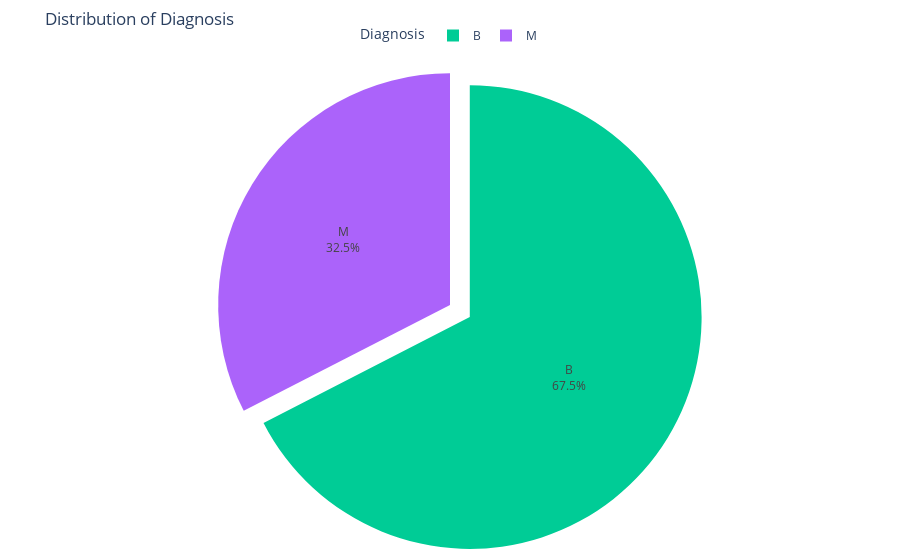

The code cell stored with this chart in its notebook:
### Markdown cell above
### 4.1. Convert the categorical attribute to numerical values

### Code cell
# The variable 'diagnosis' has two classes: 'B' for Benign and 'M' for Malignant.
# Other variables are numerical, needing no type conversion. We'll begin by examining the class distribution of 'diagnosis'.

# Visualizing class distribution
class_counts = cleaned_bcancer_df['diagnosis'].value_counts()

# Creating a pie chart using Plotly
fig = px.pie(
    class_counts,
    values=class_counts.values,
    names=class_counts.index,
    labels=class_counts.index,
    title='Distribution of Diagnosis',
    color=class_counts.index,  # Assign colors to different classes
    color_discrete_map={'Benign': '#FF9999', 'Malignant': '#66B2FF'},
)

# Updating layout for better appearance
fig.update_traces(textinfo='percent+label', pull=[0.1, 0])  # Pull first slice slightly
fig.update_layout(
    margin=dict(l=0, r=0, b=0, t=50),
    legend=dict(title='Diagnosis', orientation='h', y=1, yanchor='bottom', x=0.5, xanchor='center'),
)

# Show the interactive plot
fig.show()

# Counting observations in each class
benign_count, malignant_count = cleaned_bcancer_df['diagnosis'].value_counts()
print('Count of cells labeled as Benign: ', benign_count)
print('Count of cells labeled as Malignant: ', malignant_count)
print('')
print('Percentage of cells labeled Benign: ', round(benign_count / len(cleaned_bcancer_df) * 100, 2), '%')
print('Percentage of cells labeled Malignant: ', round(malignant_count / len(cleaned_bcancer_df) * 100, 2), '%')

### Figure 1 — Plotly figure (JSON) as saved in the notebook; plotly's stock layout.template omitted (floating-point values rounded to 4 significant figures)
{"data": [{"customdata": [["B"], ["M"]], "domain": {"x": [0, 1], "y": [0, 1]}, "hovertemplate": "index=%{customdata[0]}<br>value=%{value}<extra></extra>", "labels": ["B", "M"], "legendgroup": "", "marker": {"colors": ["#00cc96", "#ab63fa"]}, "name": "", "pull": [0.1, 0], "showlegend": true, "textinfo": "percent+label", "type": "pie", "values": [313, 151]}], "layout": {"legend": {"orientation": "h", "title": {"text": "Diagnosis"}, "tracegroupgap": 0, "x": 0.5, "xanchor": "center", "y": 1, "yanchor": "bottom"}, "margin": {"b": 0, "l": 0, "r": 0, "t": 50}, "title": {"text": "Distribution of Diagnosis"}}}
